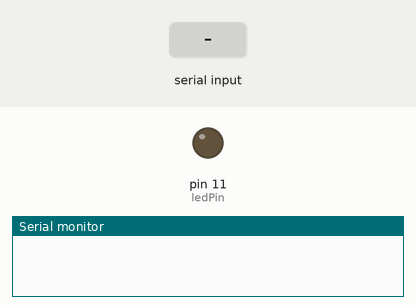
Simulated run of this sketch. Board: Arduino Uno, built with avr-gcc and run on an emulated ATmega328P. Shown: output pins drawn as LEDs (lit = HIGH), the last lines printed to the serial monitor. The inputs (shaded band) are chosen by the test bench.

Above: at 1.2 s.
1.3 s: "90,45\n" received over Serial
At 2.0 s:
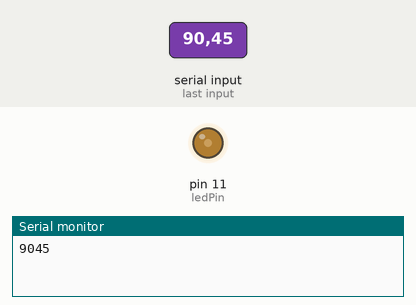
2.8 s: "30,150\n" received over Serial
At 3.7 s:
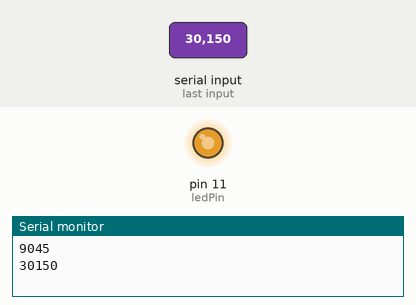
4.3 s: "5\n" received over Serial
At 5.4 s:
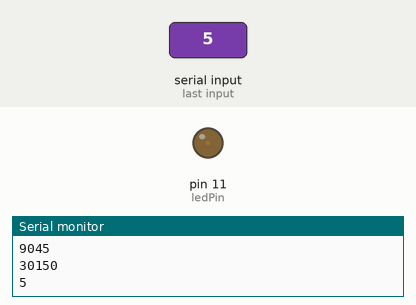
5.8 s: byte 120 ('x') received over Serial
At 7.2 s:
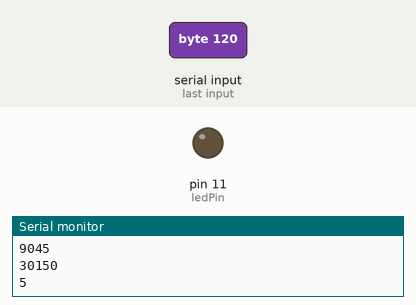
Timing chart, 0 to 8.3 s (numbered marks = the images above; inputs shaded):
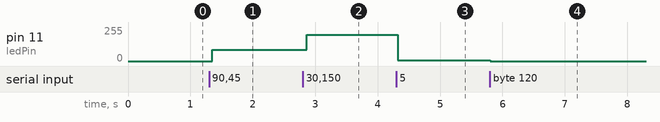

The sketch:

led.ino
```cpp
int incomingByte = 0;
int ledPin = 11;
String inString;
int number;

void setup(){
  Serial.begin(9600);
  pinMode(ledPin, OUTPUT);
  analogWrite(ledPin, 0);
}

void send_numbers(){
  // Send data
  // incomingByte += 1;
  // Serial.println(incomingByte);
  // delay(1000);
}

void loop(){
    // Read data
    int inChar = Serial.read();
    if (isDigit(inChar)) {
      inString += (char)inChar;
    } else if (inChar == 'x') {
      analogWrite(ledPin, 0);
    } else if (inChar == '\n') {
      int number = inString.toInt();
      //number = number / 10;
      analogWrite(ledPin, number);
      Serial.println(number);
      inString = "";
    }
    delay(10);
}
```

Measured:
- after the input at 1.3 s, pin 11 (ledPin): 0/255 → 85/255 after 0.05 s
- after the input at 2.8 s, pin 11 (ledPin): 85/255 → 198/255 after 0.07 s
- after the input at 4.3 s, pin 11 (ledPin): 198/255 → 5/255 at once
- after the input at 5.8 s, pin 11 (ledPin): 5/255 → 0/255 at once
